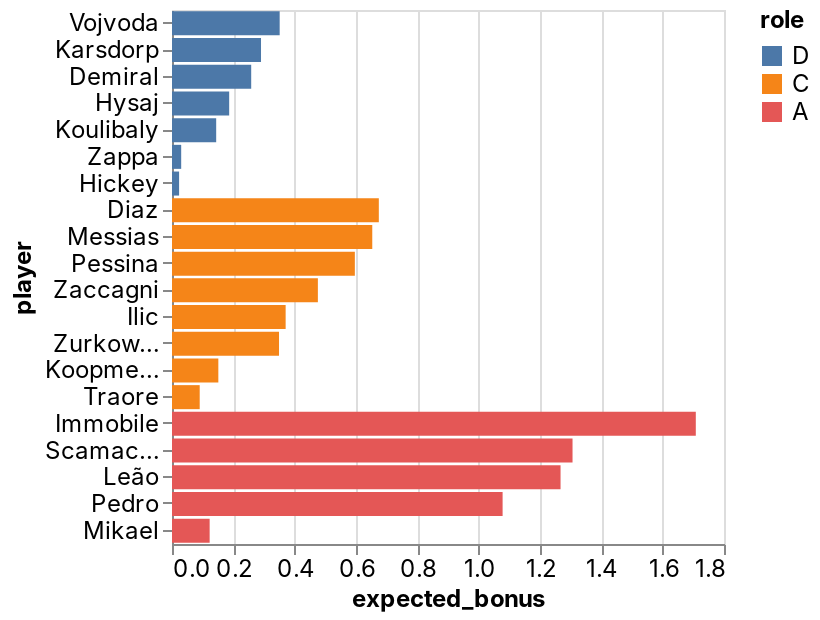

Notebook source saved alongside this figure:
### Code cell
_deepnote_run_altair(team, """{"$schema":"https://vega.github.io/schema/vega-lite/v4.json","mark":{"type":"bar","tooltip":{"content":"data"}},"height":220,"autosize":{"type":"fit"},"data":{"name":"placeholder"},"encoding":{"x":{"field":"expected_bonus","type":"quantitative","sort":null,"scale":{"type":"linear","zero":false}},"y":{"field":"player","type":"nominal","sort":null,"scale":{"type":"linear","zero":true}},"color":{"field":"role","type":"nominal","sort":null,"scale":{"type":"linear","zero":false}}}}""")

### Figure 1 — Vega-Lite specification as saved in the notebook (floating-point values rounded to 4 significant figures)
{"config": {"view": {"continuousWidth": 400, "continuousHeight": 300}, "area": {"fill": "#51C0E9"}, "axis": {"labelFont": "Inter, sans-serif", "labelFontSize": 12, "labelFontWeight": "normal", "labelLimit": 60, "labelOverlap": "greedy", "titleFont": "Inter, sans-serif", "titleFontSize": 12, "titleFontWeight": "bold"}, "background": "#ffffff", "legend": {"labelFont": "Inter, sans-serif", "labelFontSize": 12, "titleFont": "Inter, sans-serif", "titleFontSize": 12, "titleFontWeight": "bold"}, "line": {"stroke": "#51C0E9", "strokeWidth": 2}, "rect": {"fill": "#51C0E9"}, "title": {"anchor": "start", "color": "#000000", "font": "Inter, sans-serif", "fontSize": 22, "fontWeight": "normal"}}, "data": {"name": "data-897d152307d1799a71ffc40b283e2215"}, "mark": {"type": "bar", "tooltip": {"content": "data"}}, "autosize": {"type": "fit"}, "encoding": {"color": {"type": "nominal", "field": "role", "scale": {"type": "linear", "zero": false}, "sort": null}, "x": {"type": "quantitative", "field": "expected_bonus", "scale": {"type": "linear", "zero": false}, "sort": null}, "y": {"type": "nominal", "field": "player", "scale": {"type": "linear", "zero": true}, "sort": null}}, "height": 300, "width": "container", "$schema": "https://vega.github.io/schema/vega-lite/v4.json", "datasets": {"data-897d152307d1799a71ffc40b283e2215": [{"fanta_team": "Scansuolo ", "role": "D", "player": "Vojvoda", "team": "Torino", "opponent": "Salernitana", "date": "2022-04-03T00:00:00", "expected_bonus": 0.3511}, {"fanta_team": "Scansuolo ", "role": "D", "player": "Karsdorp", "team": "Roma", "opponent": "Sampdoria", "date": "2022-04-03T00:00:00", "expected_bonus": 0.2902}, {"fanta_team": "Scansuolo ", "role": "D", "player": "Demiral", "team": "Atalanta", "opponent": "Napoli", "date": "2022-04-03T00:00:00", "expected_bonus": 0.2583}, {"fanta_team": "Scansuolo ", "role": "D", "player": "Hysaj", "team": "Lazio", "opponent": "Sassuolo", "date": "2022-04-03T00:00:00", "expected_bonus": 0.1864}, {"fanta_team": "Scansuolo ", "role": "D", "player": "Koulibaly", "team": "Napoli", "opponent": "Atalanta", "date": "2022-04-03T00:00:00", "expected_bonus": 0.1441}, {"fanta_team": "Scansuolo ", "role": "D", "player": "Zappa", "team": "Cagliari", "opponent": "Udinese", "date": "2022-04-03T00:00:00", "expected_bonus": 0.02997}, {"fanta_team": "Scansuolo ", "role": "D", "player": "Hickey", "team": "Bologna", "opponent": "AC Milan", "date": "2022-04-03T00:00:00", "expected_bonus": 0.02314}, {"fanta_team": "Scansuolo ", "role": "C", "player": "Diaz", "team": "AC Milan", "opponent": "Bologna", "date": "2022-04-03T00:00:00", "expected_bonus": 0.6744}, {"fanta_team": "Scansuolo ", "role": "C", "player": "Messias", "team": "AC Milan", "opponent": "Bologna", "date": "2022-04-03T00:00:00", "expected_bonus": 0.653}, {"fanta_team": "Scansuolo ", "role": "C", "player": "Pessina", "team": "Atalanta", "opponent": "Napoli", "date": "2022-04-03T00:00:00", "expected_bonus": 0.5963}, {"fanta_team": "Scansuolo ", "role": "C", "player": "Zaccagni", "team": "Lazio", "opponent": "Sassuolo", "date": "2022-04-03T00:00:00", "expected_bonus": 0.4757}, {"fanta_team": "Scansuolo ", "role": "C", "player": "Ilic", "team": "Verona", "opponent": "Genoa", "date": "2022-04-03T00:00:00", "expected_bonus": 0.3706}, {"fanta_team": "Scansuolo ", "role": "C", "player": "Zurkowski", "team": "Empoli", "opponent": "Fiorentina", "date": "2022-04-03T00:00:00", "expected_bonus": 0.349}, {"fanta_team": "Scansuolo ", "role": "C", "player": "Koopmeiners", "team": "Atalanta", "opponent": "Napoli", "date": "2022-04-03T00:00:00", "expected_bonus": 0.1511}, {"fanta_team": "Scansuolo ", "role": "C", "player": "Traore", "team": "Sassuolo", "opponent": "Lazio", "date": "2022-04-03T00:00:00", "expected_bonus": 0.09033}, {"fanta_team": "Scansuolo ", "role": "A", "player": "Immobile", "team": "Lazio", "opponent": "Sassuolo", "date": "2022-04-03T00:00:00", "expected_bonus": 1.708}, {"fanta_team": "Scansuolo ", "role": "A", "player": "Scamacca", "team": "Sassuolo", "opponent": "Lazio", "date": "2022-04-03T00:00:00", "expected_bonus": 1.306}, {"fanta_team": "Scansuolo ", "role": "A", "player": "Leão", "team": "AC Milan", "opponent": "Bologna", "date": "2022-04-03T00:00:00", "expected_bonus": 1.267}, {"fanta_team": "Scansuolo ", "role": "A", "player": "Pedro", "team": "Cagliari", "opponent": "Udinese", "date": "2022-04-03T00:00:00", "expected_bonus": 1.078}, {"fanta_team": "Scansuolo ", "role": "A", "player": "Mikael", "team": "Salernitana", "opponent": "Torino", "date": "2022-04-03T00:00:00", "expected_bonus": 0.1228}]}}
